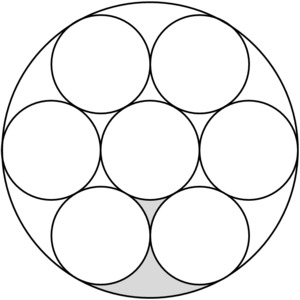
#> input picture 08_Hough Circle Transform/8circles.png, 300 x 300 px
$ python detect_circles.py
#> lines starting #> are read from the running program, lines starting #| are printed output that depends on the picture; after the words box and inside, x2 and y2 are one past the last pixel; in counts of white or black regions, pixels touching at a corner belong together
#################################################
#  CREATE BY Thiraphong Thiangphadung           #
# เลขประจำตัว 593684 แผนก หทปอ-ห. ฝ่าย อปอ.      #
# lesson8 HoughCircles                          #
#################################################
# import the necessary packages
import numpy as np
import cv2

# load the image, clone it for output, and then convert it to grayscale
image = cv2.imread("8circles.png")
#> image is the input picture: shape (300, 300, 3); min 0, max 255, mean 240.1
output = image.copy()
gray = cv2.cvtColor(image, cv2.COLOR_BGR2GRAY)
# detect circles in the image
circles = cv2.HoughCircles(gray, cv2.HOUGH_GRADIENT, 1.5, 100)
#> circles = [[152.2, 146.2, 144.8], [50.25, 149.2, 50.7], [194.2, 239.2, 53.7], [252.8, 155.2, 54.6]]

# ensure at least some circles were found
if circles is not None:
	# convert the (x, y) coordinates and radius of the circles to integers
	circles = np.round(circles[0, :]).astype("int")
#> circles = [[152, 146, 145], [50, 149, 51], [194, 239, 54], [253, 155, 55]]

	# loop over the (x, y) coordinates and radius of the circles
	for (x, y, r) in circles:
		# draw the circle in the output image, then draw a rectangle
		# corresponding to the center of the circle
		cv2.circle(output, (x, y), r, (0, 255, 0), 4)
		cv2.rectangle(output, (x - 5, y - 5), (x + 5, y + 5), (0, 128, 255), -1)
#> this loop made 4 passes
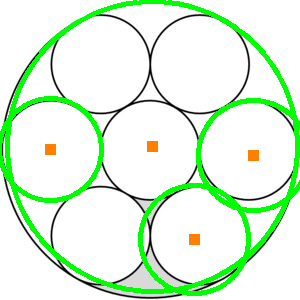
#> output: shape (300, 300, 3); 10.2% of pixels changed, all inside (x1, y1, x2, y2) = (0, 0, 300, 296)

	# show the output image
	cv2.imshow("output", np.hstack([image, output]))
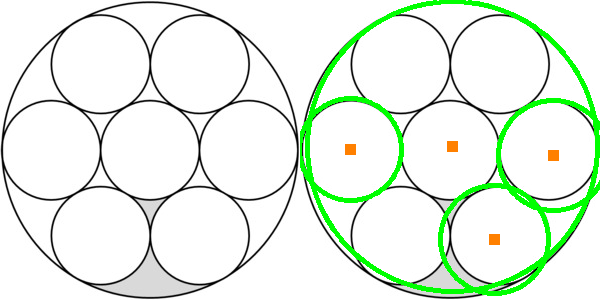
#> window 'output': shape (300, 600, 3); mean B, G, R 230.2, 242.8, 230.9
	cv2.waitKey(0)

$ run again, with 08_Hough Circle Transform/soda.png copied over 08_Hough Circle Transform/8circles.png
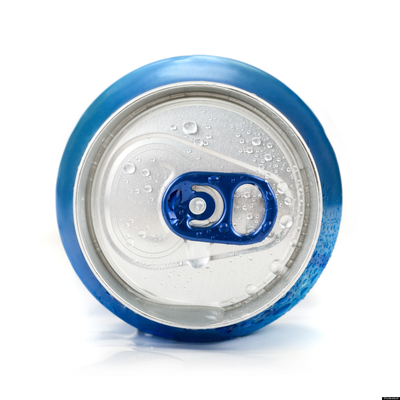
#> input picture 08_Hough Circle Transform/soda.png, 400 x 400 px
#> image is the input picture: shape (400, 400, 3); mean B, G, R 225.9, 219, 210.8
#> `circles = cv2.HoughCircles(gray, cv2.HOUGH_GRADIENT, 1.5, 100)`: circles = [[186.8, 210.8, 112], [281.2, 243.8, 49.35], [197.2, 371.2, 151.5], [228.8, 116.2, 37.65]]
#> `circles = np.round(circles[0, :]).astype("int")`: circles = [[187, 211, 112], [281, 244, 49], [197, 371, 152], [229, 116, 38]]
#> the loop `for (x, y, r) in circles:` made 4 passes
#> after the loop `for (x, y, r) in circles:`:
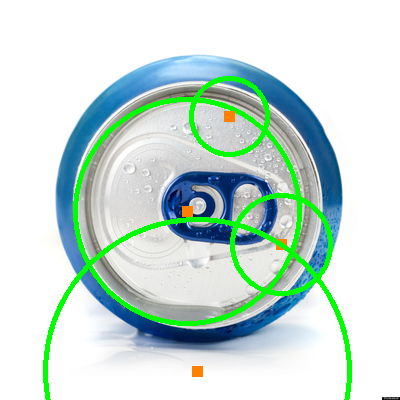
#> output: shape (400, 400, 3); 5.66% of pixels changed, all inside (x1, y1, x2, y2) = (43, 76, 352, 400)
#> `cv2.imshow("output", np.hstack([image, output]))`:
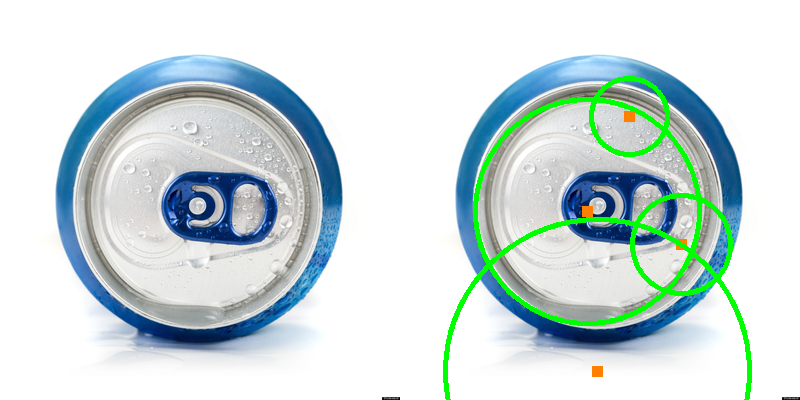
#> window 'output': shape (400, 800, 3); mean B, G, R 220.3, 220.7, 206
